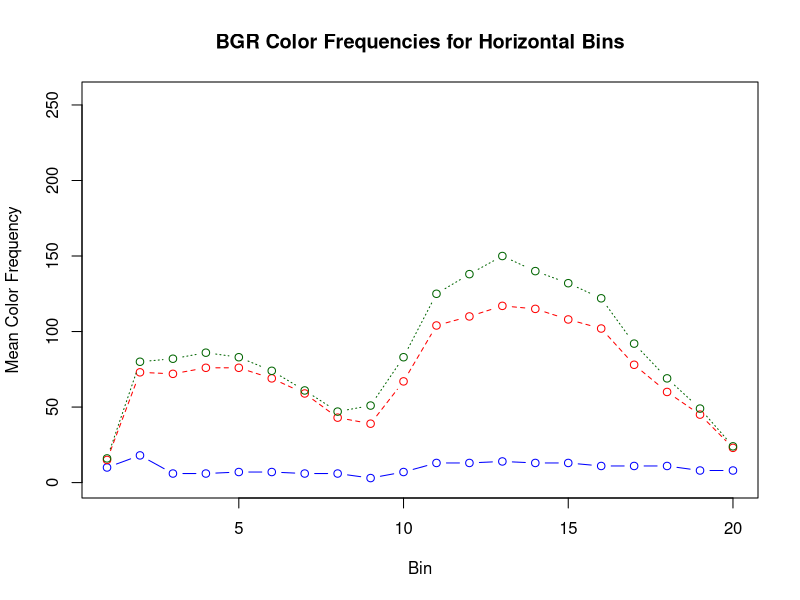
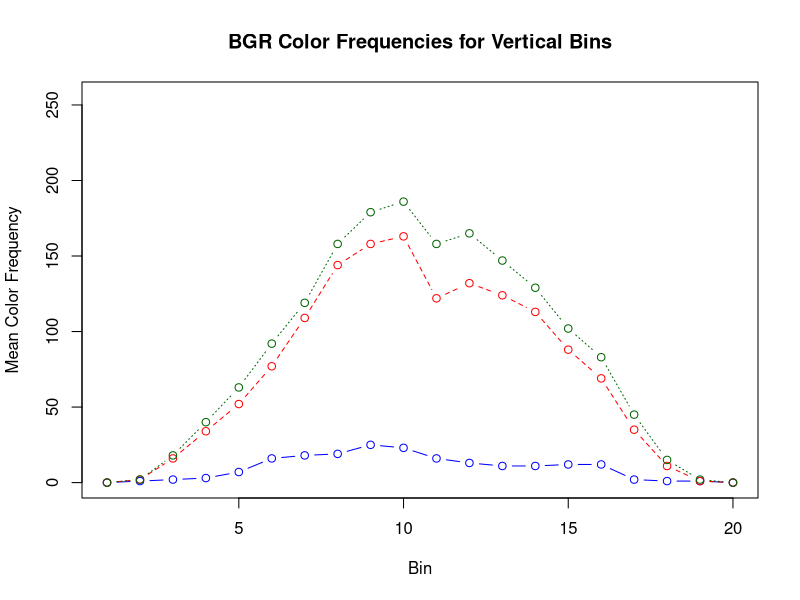

Reproduce these figures in R, in order.
h = c(10,15,16,18,73,80,6,72,82,6,76,86,7,76,83,7,69,74,6,59,61,6,43,47,3,39,51,7,67,83,13,104,125,13,110,138,14,117,150,13,115,140,13,108,132,11,102,122,11,78,92,11,60,69,8,45,49,8,23,24)
v = c(0,0,0,1,2,2,2,16,18,3,34,40,7,52,63,16,77,92,18,109,119,19,144,158,25,158,179,23,163,186,16,122,158,13,132,165,11,124,147,11,113,129,12,88,102,12,69,83,2,35,45,1,11,15,1,1,2,0,0,0)
ver = data.frame(b=v[seq(1, length(v), 3)], g=v[seq(2, length(v), 3)], r=v[seq(3, length(v), 3)])
hor = data.frame(b=h[seq(1, length(h), 3)], g=h[seq(2, length(h), 3)], r=h[seq(3, length(h), 3)])
pdf('bgr-hist-hor.pdf')
matplot(hor, type = c("b"), pch=1, col = c("blue","red","dark green"), xlab="Bin", ylab="Mean Color Frequency", ylim=c(0,255), main = "BGR Color Frequencies for Horizontal Bins")
dev.off()
pdf('bgr-hist-ver.pdf')
matplot(ver, type = c("b"), pch=1, col = c("blue","red","dark green"), xlab="Bin", ylab="Mean Color Frequency", ylim=c(0,255), main = "BGR Color Frequencies for Vertical Bins")
dev.off()
